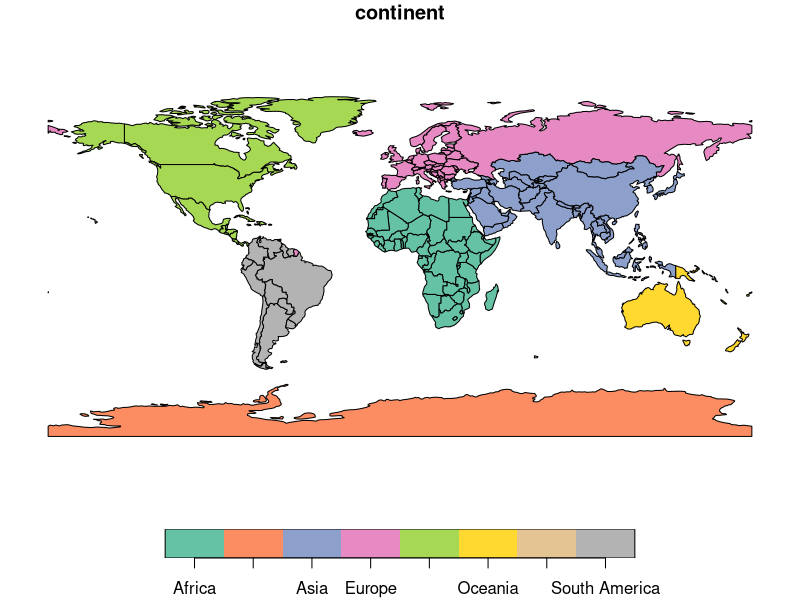
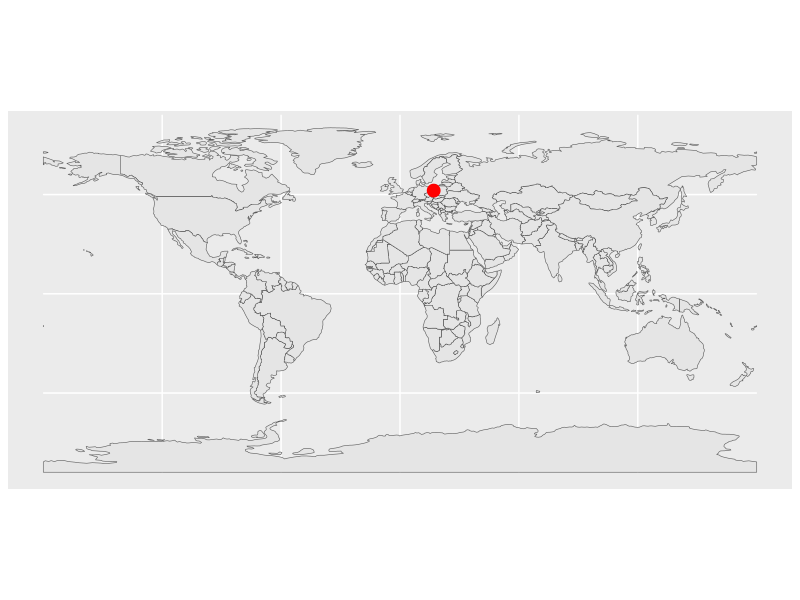
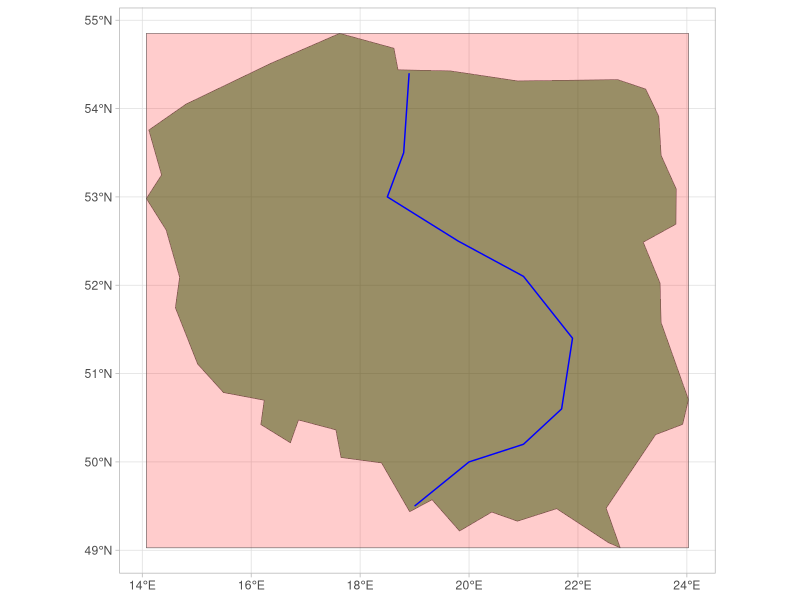

Generate these figures, in order, with R:
## ---- chunk 1
library(sf)
library(magrittr)
library(ggplot2)
library(spData)
## ---- chunk 2
plot(world['continent'])
## ---- chunk 3
st_crs(world)
## ---- chunk 4
point_poland <- st_point(c(17, 52)) %>%
  st_sfc(crs = st_crs(world)) %>%
  st_sf()

ggplot() +
  geom_sf(data = world) +
  geom_sf(data = point_poland, size=4, col='red')

## ---- chunk 5
# Zadanie 2.1
poland <- world[world$name_long == 'Poland',]
bbox_pl <- st_bbox(poland)

square_pl <-  list(rbind(
                   c(bbox_pl$xmin, bbox_pl$ymin),
                   c(bbox_pl$xmax, bbox_pl$ymin),
                   c(bbox_pl$xmax, bbox_pl$ymax),
                   c(bbox_pl$xmin, bbox_pl$ymax),
                   c(bbox_pl$xmin, bbox_pl$ymin)
               )) %>%
  st_polygon() %>%
  st_sfc(crs = st_crs(poland))


# Zadanie 2.2
vistula <- rbind(c(18.9, 54.4), # Ujście rzeki
                 c(18.8, 53.5), # Grudziądz
                 c(18.5, 53), # Toruń
                 c(19.8, 52.5), # Płock
                 c(21, 52.1), # Warszawa
                 c(21.9, 51.4), # Puławy
                 c(21.7, 50.6), # Sandomierz
                 c(21, 50.2), # Szczucin
                 c(20, 50), # Kraków
                 c(19, 49.5)) %>% # Źródło rzeki
  st_linestring() %>% 
  st_sfc(crs = st_crs(poland))


# Zadanie 2.3
ggplot() +
  geom_sf(data = poland, fill = 'darkgreen', alpha = 0.5) +
  geom_sf(data = square_pl, alpha = 0.2, fill = 'red') +
  geom_sf(data = vistula, size = 2, color = 'blue') +
  theme_light()
## ---- chunk 6
c("Powierzchnia Polski [km2]" = poland$area_km2, 
  "Granica Polski [km]" = st_length(poland) / 1000)
